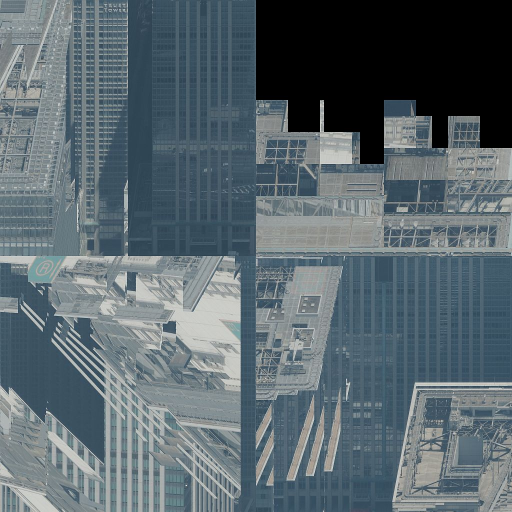
#> input picture review/13101-bldg-1033-source-wall.jpg, 1024 x 1024 px (shown at 1/2 size)
$ python -i blender_texture_screen.py   (imports and definitions only)   (older library calls are emulated)
#> lines starting #> are read from the running program, lines starting #| are printed output that depends on the picture
# /// script
# requires-python = ">=3.11"
# dependencies = ["numpy==2.3.5", "opencv-python-headless==4.11.0.86"]
# ///
"""Screen measured wall elevations for irregular aerial imagery and select same-building donors."""

import argparse
import gzip
import json
import multiprocessing as mp
import zlib
from pathlib import Path

import cv2
import numpy as np
from blender_texture_towers import TOWER_MASKS

FOREST = None
SIDE = 160


def walls(path):
    encoded = cv2.imread(str(path), cv2.IMREAD_COLOR)
    for side in range(4):
        view = encoded[:, side * SIDE : (side + 1) * SIDE]
        visible = np.any(view > 0, axis=2)
        ys, xs = np.nonzero(visible)
        if len(xs) < 60:
            yield None
            continue
        yield view[ys.min() : ys.max() + 1, xs.min() : xs.max() + 1]


def descriptors(wall):
    h, w = wall.shape[:2]
#> h = 1024; w = 160
    step = 12
    radius = min(14, max(4, (min(h, w) - 1) // 2))
#> radius = 14
    xs = np.arange(radius, w - radius, step)
    ys = np.arange(radius, h - radius, step)
#> ys = 83 values from 14 to 998
    if not len(xs) or not len(ys):
        return None
    x, y = np.meshgrid(xs, ys)
    index = np.s_[ys[:, None], xs]
    visible = (np.max(wall, axis=2) > 0).astype("f4")
#> visible: shape (1024, 160) float32; every value is 1
    gray = cv2.cvtColor(wall, cv2.COLOR_BGR2GRAY).astype("f4")
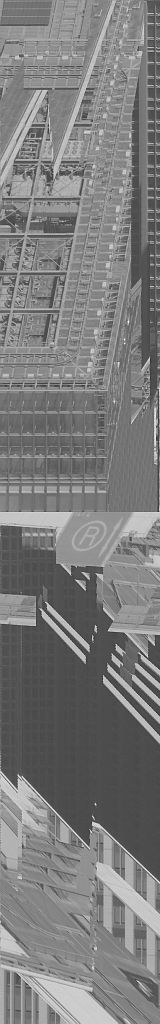
#> gray: shape (1024, 160) float32; min 36, max 253, mean 124.1
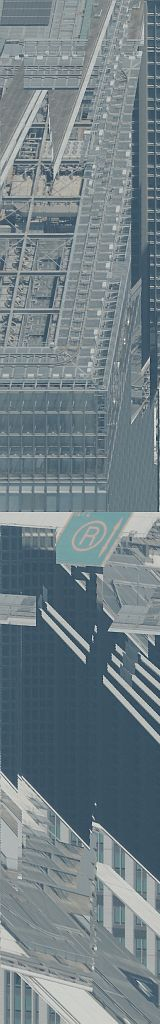
#> wall: shape (1024, 160, 3); mean of channels 0, 1, 2 133.5, 127.6, 113.7; drawn as B, G, R
    g = gray / 255
    fields = [visible, g, g * g]
    b, gr, r = cv2.split(wall.astype("f4") / 255)
    fields.extend(
        (gr - r, b - r, np.maximum.reduce([b, gr, r]) - np.minimum.reduce([b, gr, r]))
    )
    for sigma in (0.7, 2.0):
        tone = cv2.GaussianBlur(g, (0, 0), sigma)
        horizontal = cv2.Sobel(tone, cv2.CV_32F, 1, 0)
        vertical = cv2.Sobel(tone, cv2.CV_32F, 0, 1)
        magnitude, angle = cv2.cartToPolar(horizontal, vertical, angleInDegrees=True)
        orientation = ((angle + 11.25) % 180 // 22.5).astype("u1")
        fields.extend((magnitude, magnitude * magnitude))
        for j in range(8):
            fields.append((orientation == j) * magnitude)
        fields.extend(
            (
                np.minimum(abs(horizontal), abs(vertical)),
                np.maximum(abs(horizontal), abs(vertical)),
            )
        )
#> this loop made 2 passes
#> pass 1, in descriptors, `horizontal = cv2.Sobel(tone, cv2.CV_32F, 1, 0)`:
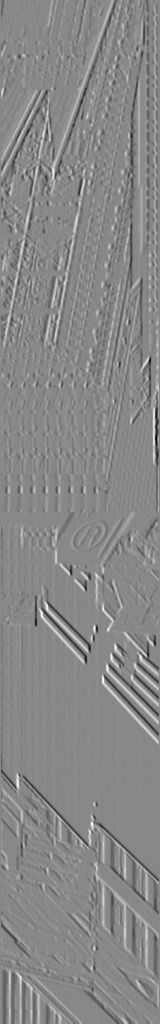
#> horizontal: shape (1024, 160) float32; min -1.82, max 1.58, mean -0.00464; drawn with min black and max white
#> pass 1, in descriptors, `vertical = cv2.Sobel(tone, cv2.CV_32F, 0, 1)`:
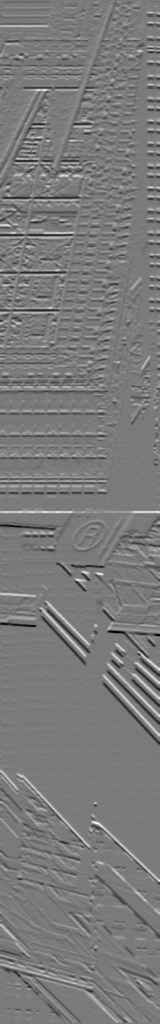
#> vertical: shape (1024, 160) float32; min -1.5, max 1.61, mean 0.000665; drawn with min black and max white
#> pass 1, in descriptors, `magnitude, angle = cv2.cartToPolar(horizontal, vertical, angleInDegree..`:
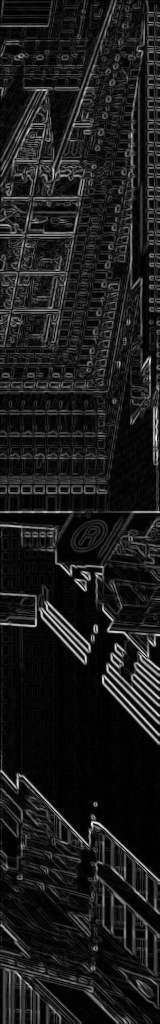
#> magnitude: shape (1024, 160) float32; min 0, max 1.83, mean 0.206; drawn with min black and max white
#> after the loop:
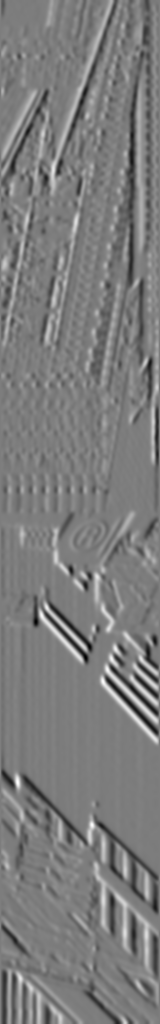
#> horizontal: shape (1024, 160) float32; min -0.591, max 0.609, mean -0.00418; drawn with min black and max white
#> after the loop:
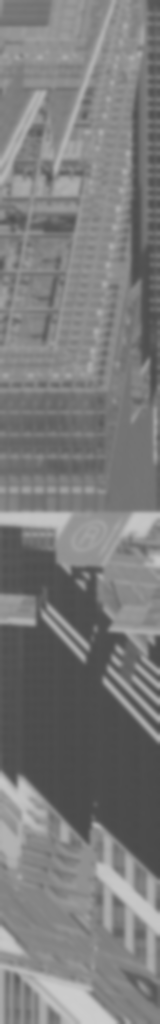
#> tone: shape (1024, 160) float32; min 0.289, max 0.802, mean 0.487
#> after the loop, fields = 30 items
    for distance in (2, 5, 9):
        fields.append(abs(g - np.roll(g, distance, axis=0)))
        fields.append(abs(g - np.roll(g, distance, axis=1)))
#> after the loop, fields = 36 items
    # Local colour and energy are relative to the candidate building's own
    # visible photographic surface, to reduce sensitivity to shadow/exposure.
    field = cv2.merge([f.astype("f4") for f in fields])
    hist = cv2.blur(field, (2 * radius + 1, 2 * radius + 1))[index]
    local = hist[:, :, 1:2]
    spread = np.sqrt(np.maximum(0, hist[:, :, 2:3] - local * local))
    average = g[visible > 0].mean()
#> average = 0.487
    angles = hist[:, :, 8:16]
    anisotropy = angles / np.maximum(0.0003, angles.sum(2, keepdims=True))
    feature = np.concatenate(
        (hist[:, :, 1:], spread, local - average, anisotropy), axis=2
    )
    return (
        feature,
        hist[:, :, 0] > 0.91,
        (x + 0.5) / w,
        (y + 0.5) / h,
        (radius / w, radius / h),
    )


# [8 lines left out: function inside, not called in this run]


def holdout(identifier):
    return zlib.crc32(identifier.encode()) % 5 == 0


# [47 lines left out: functions train, init_worker, not called in this run]


def patches(panel):
    if panel is None or (d := descriptors(panel)) is None:
        return None
    f, eligible, x, y, half = d
#> half = (0.0875, 0.0137)
#> (the run stopped early here; a loop or call above may not have finished)

$ run again, on review/blender-orbit.jpg
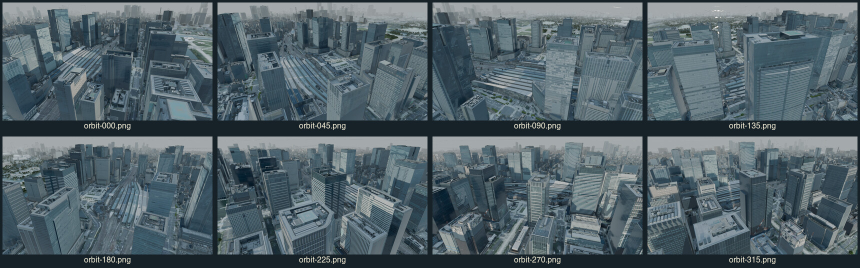
#> input picture review/blender-orbit.jpg, 1720 x 536 px (shown at 1/2 size)
#> h = 536; w = 160
#> radius = 14
#> visible: shape (536, 160) float32; every value is 1
#> after the loop in descriptors, `for sigma in (0.7, 2.0):`:
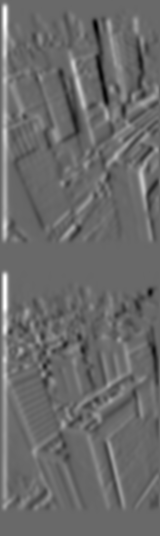
#> horizontal: shape (536, 160) float32; min -0.588, max 0.838, mean 0.0112; drawn with min black and max white
#> after the loop in descriptors, `for sigma in (0.7, 2.0):`:
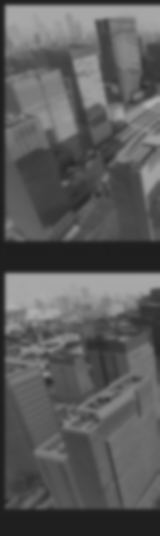
#> tone: shape (536, 160) float32; min 0.12, max 0.698, mean 0.359
#> after the loop in descriptors, `for sigma in (0.7, 2.0):`: fields = 30 items
#> after the loop in descriptors, `for distance in (2, 5, 9):`: fields = 36 items
#> average = 0.359
#> half = (0.0875, 0.0261)
